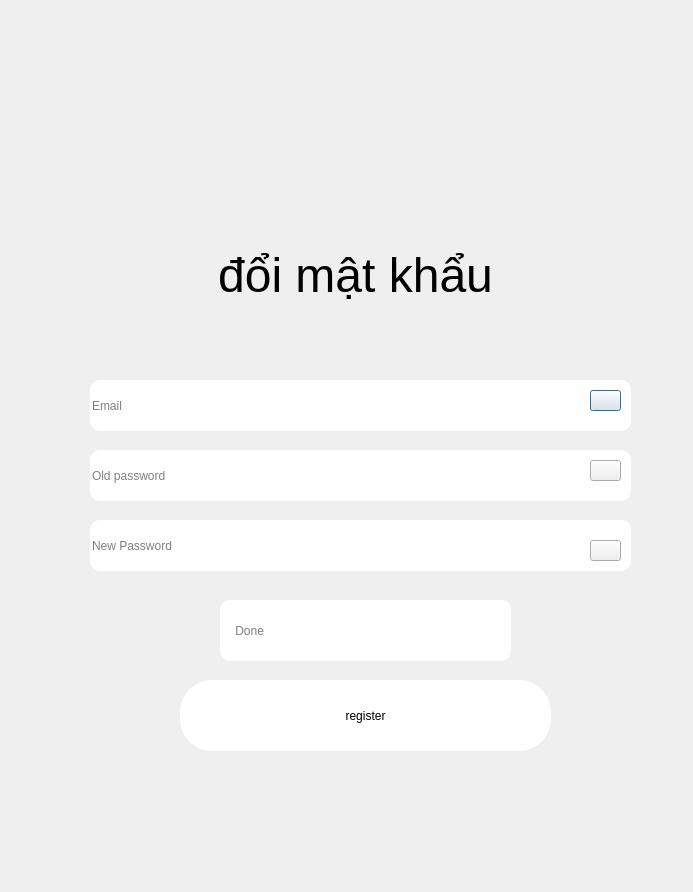
<?xml version="1.0" encoding="UTF-8"?>
<ui version="4.0">
 <class>Dialog</class>
 <widget class="QDialog" name="Dialog">
  <property name="geometry">
   <rect>
    <x>0</x>
    <y>0</y>
    <width>693</width>
    <height>892</height>
   </rect>
  </property>
  <property name="windowTitle">
   <string>Dialog</string>
  </property>
  <widget class="QLabel" name="label">
   <property name="geometry">
    <rect>
     <x>-760</x>
     <y>-10</y>
     <width>1461</width>
     <height>941</height>
    </rect>
   </property>
   <property name="text">
    <string/>
   </property>
   <property name="pixmap">
    <pixmap>../img/hinh-nen-may-tinh-chill-4k31.jpg</pixmap>
   </property>
  </widget>
  <widget class="QLabel" name="label_2">
   <property name="geometry">
    <rect>
     <x>240</x>
     <y>10</y>
     <width>231</width>
     <height>221</height>
    </rect>
   </property>
   <property name="layoutDirection">
    <enum>Qt::LayoutDirection::LeftToRight</enum>
   </property>
   <property name="styleSheet">
    <string notr="true">z-index:1;</string>
   </property>
   <property name="text">
    <string/>
   </property>
   <property name="pixmap">
    <pixmap>../img/images__1_-removebg-preview.png</pixmap>
   </property>
   <property name="alignment">
    <set>Qt::AlignmentFlag::AlignCenter</set>
   </property>
  </widget>
  <widget class="QLineEdit" name="txt_email_2">
   <property name="geometry">
    <rect>
     <x>90</x>
     <y>380</y>
     <width>541</width>
     <height>51</height>
    </rect>
   </property>
   <property name="styleSheet">
    <string notr="true">font: 32pt &quot;Pinky Blues&quot;;
border-radius:10</string>
   </property>
   <property name="inputMask">
    <string/>
   </property>
   <property name="text">
    <string/>
   </property>
   <property name="placeholderText">
    <string>Email</string>
   </property>
  </widget>
  <widget class="QLineEdit" name="txt_oldpassword">
   <property name="geometry">
    <rect>
     <x>90</x>
     <y>450</y>
     <width>541</width>
     <height>51</height>
    </rect>
   </property>
   <property name="styleSheet">
    <string notr="true">font: 32pt &quot;Pinky Blues&quot;;
border-radius:10</string>
   </property>
   <property name="inputMask">
    <string/>
   </property>
   <property name="text">
    <string/>
   </property>
   <property name="echoMode">
    <enum>QLineEdit::EchoMode::Password</enum>
   </property>
   <property name="placeholderText">
    <string>Old password</string>
   </property>
  </widget>
  <widget class="QLineEdit" name="txt_newpassword">
   <property name="geometry">
    <rect>
     <x>90</x>
     <y>520</y>
     <width>541</width>
     <height>51</height>
    </rect>
   </property>
   <property name="styleSheet">
    <string notr="true">font: 32pt &quot;Pinky Blues&quot;;
border-radius:10</string>
   </property>
   <property name="inputMask">
    <string/>
   </property>
   <property name="text">
    <string/>
   </property>
   <property name="echoMode">
    <enum>QLineEdit::EchoMode::Password</enum>
   </property>
   <property name="placeholderText">
    <string>New Password</string>
   </property>
  </widget>
  <widget class="QLineEdit" name="txt_email_3">
   <property name="geometry">
    <rect>
     <x>220</x>
     <y>600</y>
     <width>291</width>
     <height>61</height>
    </rect>
   </property>
   <property name="styleSheet">
    <string notr="true">font: 32pt &quot;Pinky Blues&quot;;
border-radius:10</string>
   </property>
   <property name="inputMask">
    <string/>
   </property>
   <property name="text">
    <string/>
   </property>
   <property name="placeholderText">
    <string>    Done</string>
   </property>
  </widget>
  <widget class="QLabel" name="label_3">
   <property name="geometry">
    <rect>
     <x>40</x>
     <y>230</y>
     <width>631</width>
     <height>91</height>
    </rect>
   </property>
   <property name="font">
    <font>
     <pointsize>36</pointsize>
    </font>
   </property>
   <property name="styleSheet">
    <string notr="true">QLabel {
    color: white ;  /* Chỉnh màu chữ thành màu đỏ
 */
};
font: 700 italic 40pt &quot;Segoe UI&quot;;
z-index:2
</string>
   </property>
   <property name="text">
    <string>đổi mật khẩu</string>
   </property>
   <property name="textFormat">
    <enum>Qt::TextFormat::AutoText</enum>
   </property>
   <property name="alignment">
    <set>Qt::AlignmentFlag::AlignCenter</set>
   </property>
  </widget>
  <widget class="QPushButton" name="pushButton">
   <property name="geometry">
    <rect>
     <x>590</x>
     <y>390</y>
     <width>31</width>
     <height>21</height>
    </rect>
   </property>
   <property name="text">
    <string/>
   </property>
   <property name="icon">
    <iconset>
     <normaloff>../img/envelope-solid.svg</normaloff>../img/envelope-solid.svg</iconset>
   </property>
  </widget>
  <widget class="QPushButton" name="pushButton_3">
   <property name="geometry">
    <rect>
     <x>590</x>
     <y>540</y>
     <width>31</width>
     <height>21</height>
    </rect>
   </property>
   <property name="text">
    <string/>
   </property>
   <property name="icon">
    <iconset>
     <normaloff>../img/lock-solid.svg</normaloff>../img/lock-solid.svg</iconset>
   </property>
  </widget>
  <widget class="QPushButton" name="pushButton_4">
   <property name="geometry">
    <rect>
     <x>590</x>
     <y>460</y>
     <width>31</width>
     <height>21</height>
    </rect>
   </property>
   <property name="text">
    <string/>
   </property>
   <property name="icon">
    <iconset>
     <normaloff>../img/lock-solid.svg</normaloff>../img/lock-solid.svg</iconset>
   </property>
  </widget>
  <widget class="QPushButton" name="btn_login_2">
   <property name="geometry">
    <rect>
     <x>180</x>
     <y>680</y>
     <width>371</width>
     <height>71</height>
    </rect>
   </property>
   <property name="styleSheet">
    <string notr="true">font: 32pt &quot;Pinky Blues&quot;;
background:rgb(255, 255, 255);
border-radius:32;
</string>
   </property>
   <property name="text">
    <string>register</string>
   </property>
  </widget>
 </widget>
 <resources/>
 <connections/>
</ui>
